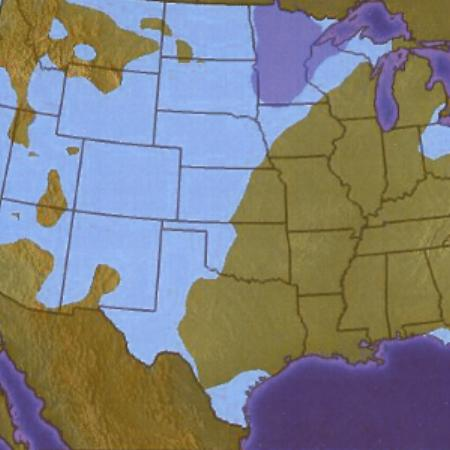
#> input picture Helper/June01/test.jpg, 450 x 450 px
$ python -i '(Not used) Irregularity.py'   (imports and definitions only)
#> lines starting #> are read from the running program, lines starting #| are printed output that depends on the picture
import cv2
import numpy as np
from skimage import img_as_float
from scipy.ndimage.filters import convolve
from scipy.ndimage import zoom  # For upscaling in the upConv equivalent

def calculate_ir_from_frame(frame, num_levels=3):
    if frame.ndim == 3 and frame.shape[2] == 3:
        RBG = cv2.cvtColor((frame_float * 255).astype('uint8'), cv2.COLOR_RBG2LAB)
        Lab = cv2.cvtColor((frame * 255).astype('uint8'), cv2.COLOR_BRG2LAB)
    else:
        return 0  # Return 0 for non-BRG frames

    # Placeholder for the RRgaussianPyramid function - needs implementation
    L_pyr = RRgaussianPyramid(Lab[:, :, 0], num_levels)  # Assuming this function will be implemented

    # Placeholder for the computeOrientationClutter function - needs implementation
    clutter_levels = computeOrientationClutter(L_pyr)  # Assuming this function will be implemented

    # Kernel for upscaling
    kernel_1d = np.array([0.05, 0.25, 0.4, 0.25, 0.05])
    kernel_2d = np.outer(kernel_1d, kernel_1d)

    clutter_map = clutter_levels[0][0]  # Assuming clutter_levels is structured similarly to the MATLAB version
    for scale in range(2, num_levels + 1):
        clutter_here = clutter_levels[scale - 1][0]
        for kk in range(scale, 1, -1):
            # Assuming upConv is an upscale function - Using 'zoom' as a potential equivalent
            clutter_here = zoom(clutter_here, 2, order=0)  # Nearest-neighbor interpolation
            clutter_here = convolve(clutter_here, kernel_2d, mode='reflect')

        # Ensuring sizes match for comparison
        common_sz = (min(clutter_map.shape[0], clutter_here.shape[0]),
                     min(clutter_map.shape[1], clutter_here.shape[1]))
        clutter_map[:common_sz[0], :common_sz[1]] = np.maximum(clutter_map[:common_sz[0], :common_sz[1]],
                                                               clutter_here[:common_sz[0], :common_sz[1]])

    ir = np.mean(clutter_map)
    return ir

# This function calls for the implementation of RRgaussianPyramid and computeOrientationClutter,
# both crucial in constructing the luminance pyramid and calculating the orientation clutter levels, respectively.

>>> import cv2
>>> picture = cv2.imread('../../Helper/June01/test.jpg', cv2.IMREAD_GRAYSCALE)
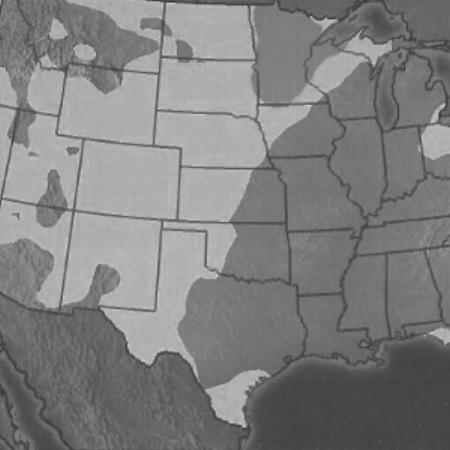
#> picture: shape (450, 450); min 55, max 207, mean 127.7
>>> result = calculate_ir_from_frame(picture)
#> result = 0
